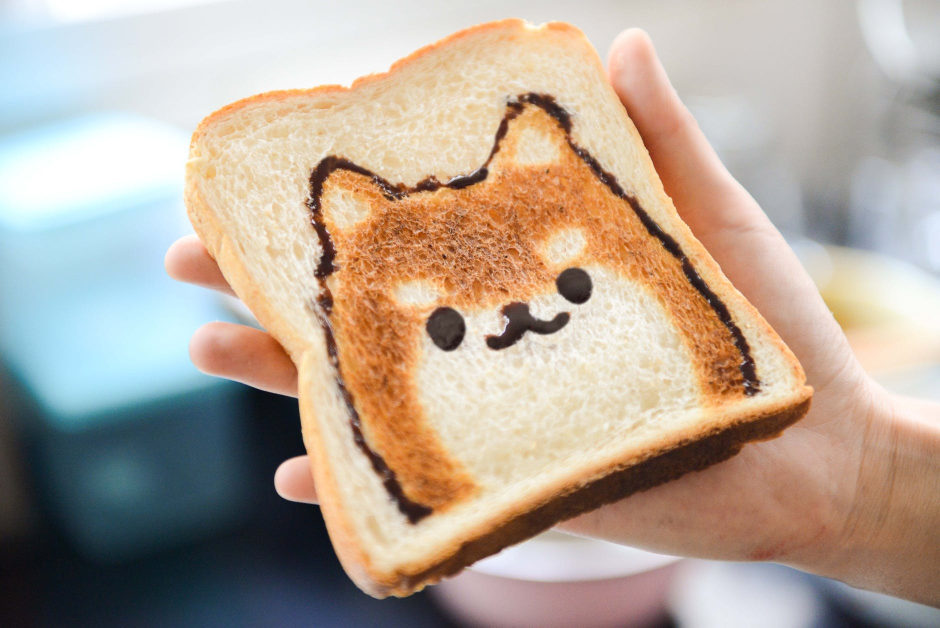
#> input picture SW/test.jpg, 1880 x 1255 px (shown at 1/2 size)
$ python downscalce.py   (older library calls are emulated)
#> lines starting #> are read from the running program, lines starting #| are printed output that depends on the picture
import sys
import numpy as np
import cv2

"""
Proof of concept forward pass downscaling algorithm
Runs slow
"""

if (len(sys.argv) > 1):
	img = cv2.imread(sys.argv[1], cv2.IMREAD_GRAYSCALE)
else:
	img = cv2.imread("test.jpg", cv2.IMREAD_GRAYSCALE)
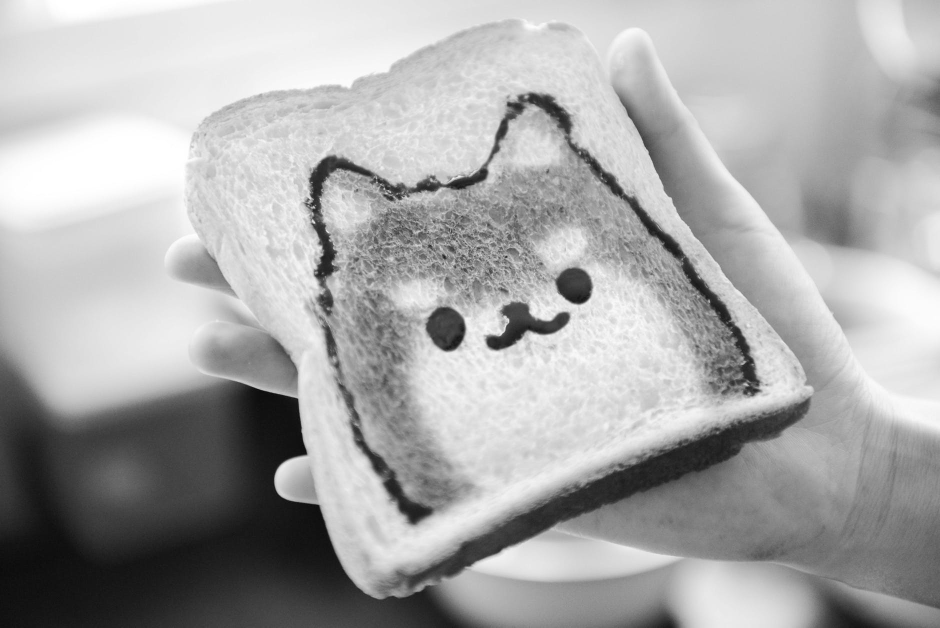
#> img: shape (1255, 1880) (shown at 1/2 size); min 2, max 255, mean 168.9

print(img.shape)
#| (1255, 1880)
rows = 200
cols = 200

out = np.zeros((rows,cols), dtype=np.int)
#out_count = np.zeros((rows,cols), dtype=np.int)
factor_rows = rows / img.shape[0]
#> factor_rows = 0.159
factor_cols = cols / img.shape[1]
#> factor_cols = 0.106

buff_u = 0
buff_v = 0

buff_00 = 0
buff_01 = 0
buff_10 = 0
buff_11 = 0

for i in range(img.shape[0]):
	for j in range(img.shape[1]):
		pix = img[i][j]
		u = (i * factor_rows)
		v = (j * factor_cols)
		if (int(u) != buff_u or int(v) != buff_v):
			out[buff_u][buff_v] 		= buff_00
			out[buff_u][buff_v + 1] 	= buff_01
			out[buff_u + 1][buff_v] 	= buff_10
			out[buff_u + 1][buff_v + 1] = buff_11

			buff_u = min(int(u), rows - 2)
			buff_v = min(int(v), cols - 2)
			buff_00 = out[buff_u][buff_v]
			buff_01 = out[buff_u][buff_v + 1]
			buff_10 = out[buff_u + 1][buff_v]
			buff_11 = out[buff_u + 1][buff_v + 1]
		du = u - int(u)
		dv = v - int(v)

		buff_00 		+= (1 - du) * (1 - dv) * pix
		#out_count[int(u)][int(v)] 		+= 1
		if (u + 1 < rows):
		#	out_count[int(u + 1)]	[int(v)] 		+= 1
			buff_10 	+= du * (1 - dv) * pix
		if (v + 1 < cols):
			buff_01 	+= (1 - du) * dv * pix
		#	out_count[int(u)][int(v + 1)] 	+= 1
		if (u + 1 < rows  and v + 1 < cols):
			buff_11 	+= du * dv * pix
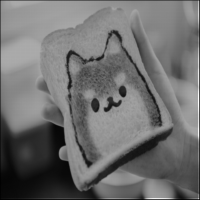
#> out: shape (200, 200) int64; min 283, max 22383, mean 9915.3; drawn with min black and max white
#> after the loop, buff_00 = 16586.8; buff_01 = 5363; buff_10 = 5018; buff_11 = 1618; buff_u = 198; buff_v = 198
		#	out_count[int(u + 1)][int(v + 1)] 	+= 1

out = (out / 236 * 4).astype("uint8")
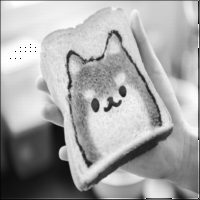
#> out: shape (200, 200); min 0, max 255, mean 166.6
#print((out_count))

cv2.imshow("Original", img)
cv2.imshow("Downscaled", out)

cv2.imshow("CV2 Downscaled", cv2.resize(img, (cols,rows)))
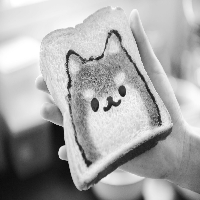
#> window 'CV2 Downscaled': shape (200, 200); min 11, max 255, mean 168.8

cv2.waitKey()
